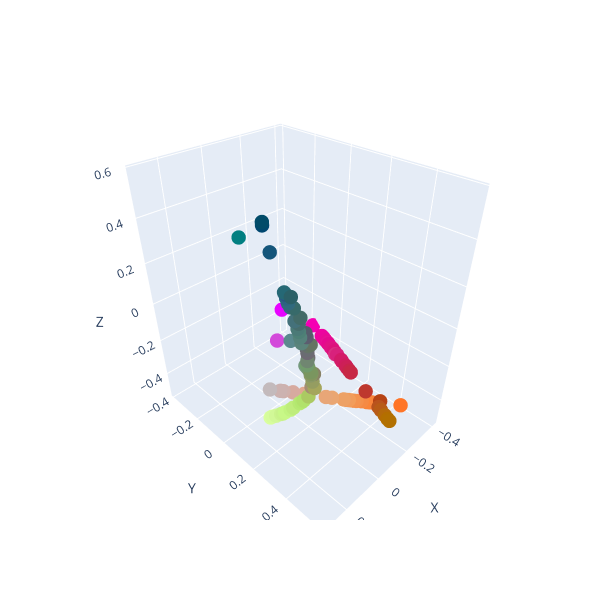

Notebook source saved alongside this figure:
### Markdown cell above
Looks pretty great!

# Embedding PCA

We may also be interested in seeing the variation of the embeddings in a single event.

Since only the visible tokens went through the encoder, we can only visualize the visible ("unmasked") tokens.

### Code cell
from sklearn.decomposition import PCA
import plotly.graph_objects as go

event_idx = 2
example_embeddings = encoder_output[event_idx][out["unmasked"][event_idx]].cpu().numpy()
centers = out["centers"]
example_centers = centers[event_idx][out["unmasked"][event_idx]].cpu().numpy()

pca = PCA(n_components=3).fit(example_embeddings)
scaled_embeddings = pca.transform(example_embeddings)
scaled_embeddings = (scaled_embeddings - scaled_embeddings.min(axis=0)) / (
    scaled_embeddings.max(axis=0) - scaled_embeddings.min(axis=0)
)

# Convert the scaled embeddings to RGB color strings
colors = [
    "rgb({},{},{})".format(int(r * 255), int(g * 255), int(b * 255))
    for r, g, b in scaled_embeddings
]

fig = go.Figure(
    data=go.Scatter3d(
        x=example_centers[:, 0],
        y=example_centers[:, 1],
        z=example_centers[:, 2],
        mode="markers",
        marker=dict(size=5, opacity=1.0, color=colors),
    )
)

fig.update_layout(
    scene=dict(xaxis_title="X", yaxis_title="Y", zaxis_title="Z"), width=600, height=600
)

fig.show()
